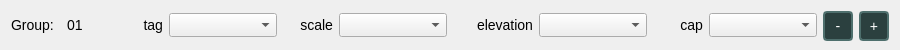
<?xml version="1.0" encoding="UTF-8"?>
<ui version="4.0">
 <class>Form</class>
 <widget class="QWidget" name="Form">
  <property name="geometry">
   <rect>
    <x>0</x>
    <y>0</y>
    <width>900</width>
    <height>50</height>
   </rect>
  </property>
  <property name="sizePolicy">
   <sizepolicy hsizetype="Expanding" vsizetype="Fixed">
    <horstretch>0</horstretch>
    <verstretch>0</verstretch>
   </sizepolicy>
  </property>
  <property name="minimumSize">
   <size>
    <width>900</width>
    <height>50</height>
   </size>
  </property>
  <property name="windowTitle">
   <string>Form</string>
  </property>
  <property name="styleSheet">
   <string notr="true">QPushButton {
    background-color: #2B403F;          /* deep green-teal */
    color: white;

    /* “Pop-out” frame */
    border: 2px solid #4E6F6D;          /* a shade lighter than the fill */
    border-radius: 4px;                 /* gentle rounding */
    padding: 4px 8px;                   /* keeps text from kissing the frame */
}

QPushButton:pressed {
    background-color: #1E2F2F;                    /* darker shade */
    border: 2px inset #3A5554;                    /* subtle inset look */
    padding-top: 5px; padding-left: 11px;         /* shift content down/right slightly */
    padding-bottom: 3px; padding-right: 9px;      /* keep overall size the same */
}

QPushButton:disabled {
    background-color: rgba(43, 64, 63, 0.50);   /* same hue, 50 % opacity  */
    color: rgba(255, 255, 255, 0.60);           /* soft-faded text          */
    border: 2px solid rgba(78, 111, 109, 0.50); /* outline still visible    */
}

 
QTextEdit {
    background-color: #99B7B3; 
}


 
QWidget { /* Targets most widgets */
    font-size: 14px; 
} 

/* For more specific elements */
QLabel {
    font-size: 14px; 
}

</string>
  </property>
  <layout class="QHBoxLayout" name="horizontalLayout_2">
   <item>
    <widget class="QLabel" name="label_15">
     <property name="maximumSize">
      <size>
       <width>50</width>
       <height>16777215</height>
      </size>
     </property>
     <property name="text">
      <string>Group:</string>
     </property>
    </widget>
   </item>
   <item>
    <widget class="QLabel" name="label_functionGroupID">
     <property name="sizePolicy">
      <sizepolicy hsizetype="Fixed" vsizetype="Preferred">
       <horstretch>0</horstretch>
       <verstretch>0</verstretch>
      </sizepolicy>
     </property>
     <property name="minimumSize">
      <size>
       <width>30</width>
       <height>0</height>
      </size>
     </property>
     <property name="text">
      <string>01</string>
     </property>
    </widget>
   </item>
   <item>
    <widget class="QLabel" name="label_13">
     <property name="enabled">
      <bool>true</bool>
     </property>
     <property name="maximumSize">
      <size>
       <width>60</width>
       <height>16777215</height>
      </size>
     </property>
     <property name="text">
      <string>tag</string>
     </property>
     <property name="alignment">
      <set>Qt::AlignRight|Qt::AlignTrailing|Qt::AlignVCenter</set>
     </property>
    </widget>
   </item>
   <item>
    <widget class="QgsFieldComboBox" name="mFieldComboBox_tag">
     <property name="enabled">
      <bool>true</bool>
     </property>
    </widget>
   </item>
   <item>
    <widget class="QLabel" name="label_8">
     <property name="maximumSize">
      <size>
       <width>50</width>
       <height>16777215</height>
      </size>
     </property>
     <property name="text">
      <string>scale</string>
     </property>
     <property name="alignment">
      <set>Qt::AlignRight|Qt::AlignTrailing|Qt::AlignVCenter</set>
     </property>
    </widget>
   </item>
   <item>
    <widget class="QgsFieldComboBox" name="mFieldComboBox_scale"/>
   </item>
   <item>
    <widget class="QLabel" name="label_14">
     <property name="maximumSize">
      <size>
       <width>80</width>
       <height>16777215</height>
      </size>
     </property>
     <property name="text">
      <string>elevation</string>
     </property>
     <property name="alignment">
      <set>Qt::AlignRight|Qt::AlignTrailing|Qt::AlignVCenter</set>
     </property>
    </widget>
   </item>
   <item>
    <widget class="QgsFieldComboBox" name="mFieldComboBox_elv"/>
   </item>
   <item>
    <widget class="QLabel" name="label_12">
     <property name="enabled">
      <bool>true</bool>
     </property>
     <property name="maximumSize">
      <size>
       <width>50</width>
       <height>16777215</height>
      </size>
     </property>
     <property name="text">
      <string>cap</string>
     </property>
     <property name="alignment">
      <set>Qt::AlignRight|Qt::AlignTrailing|Qt::AlignVCenter</set>
     </property>
    </widget>
   </item>
   <item>
    <widget class="QgsFieldComboBox" name="mFieldComboBox_cap">
     <property name="enabled">
      <bool>true</bool>
     </property>
    </widget>
   </item>
   <item>
    <widget class="QPushButton" name="pushButton_mod_minus">
     <property name="sizePolicy">
      <sizepolicy hsizetype="Fixed" vsizetype="Fixed">
       <horstretch>0</horstretch>
       <verstretch>0</verstretch>
      </sizepolicy>
     </property>
     <property name="minimumSize">
      <size>
       <width>30</width>
       <height>30</height>
      </size>
     </property>
     <property name="text">
      <string>-</string>
     </property>
    </widget>
   </item>
   <item>
    <widget class="QPushButton" name="pushButton_mod_plus">
     <property name="sizePolicy">
      <sizepolicy hsizetype="Fixed" vsizetype="Fixed">
       <horstretch>0</horstretch>
       <verstretch>0</verstretch>
      </sizepolicy>
     </property>
     <property name="minimumSize">
      <size>
       <width>30</width>
       <height>30</height>
      </size>
     </property>
     <property name="maximumSize">
      <size>
       <width>30</width>
       <height>30</height>
      </size>
     </property>
     <property name="text">
      <string>+</string>
     </property>
    </widget>
   </item>
  </layout>
 </widget>
 <customwidgets>
  <customwidget>
   <class>QgsFieldComboBox</class>
   <extends>QComboBox</extends>
   <header>qgsfieldcombobox.h</header>
  </customwidget>
 </customwidgets>
 <resources/>
 <connections/>
</ui>
